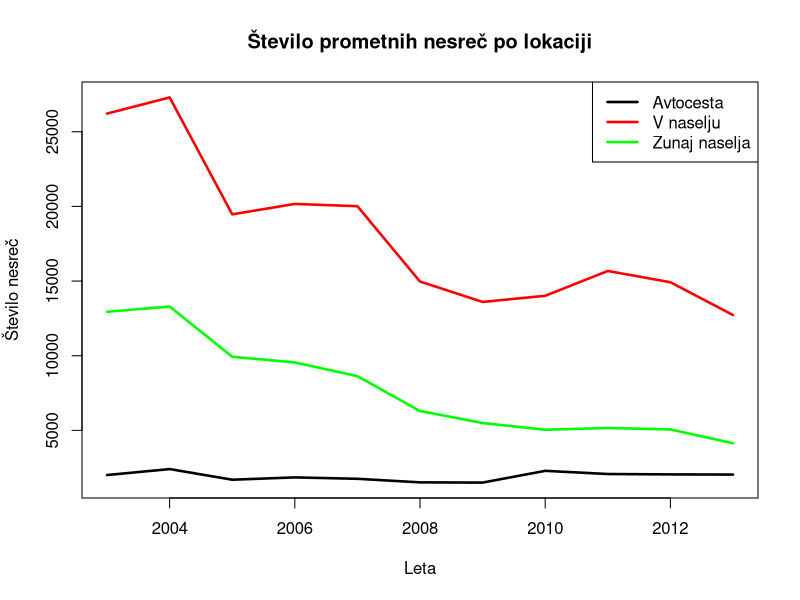
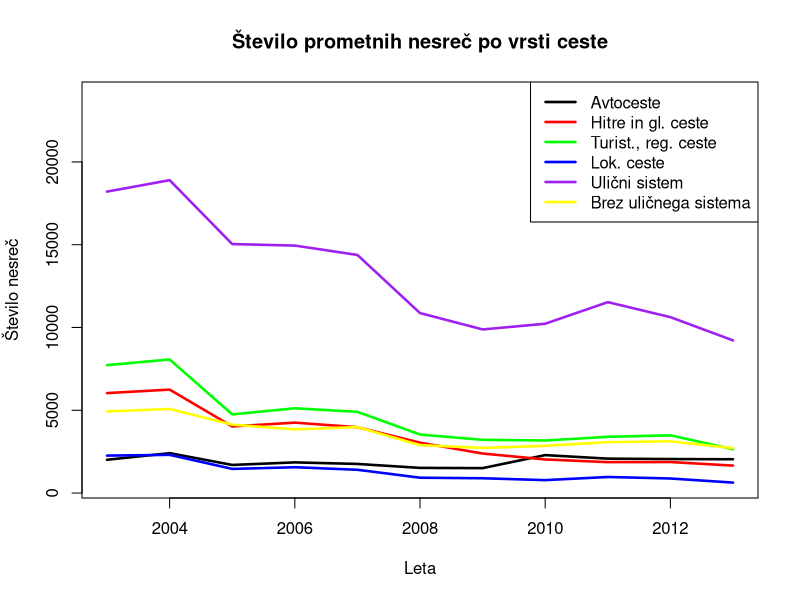
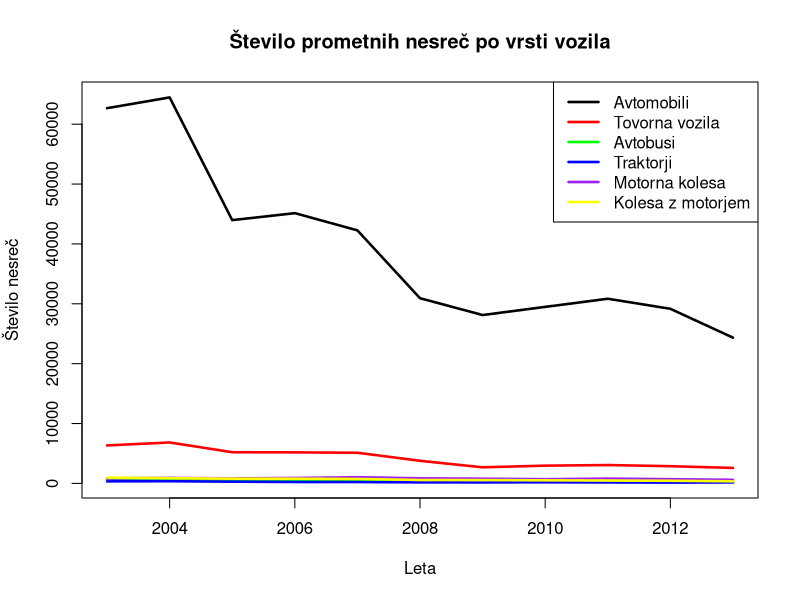
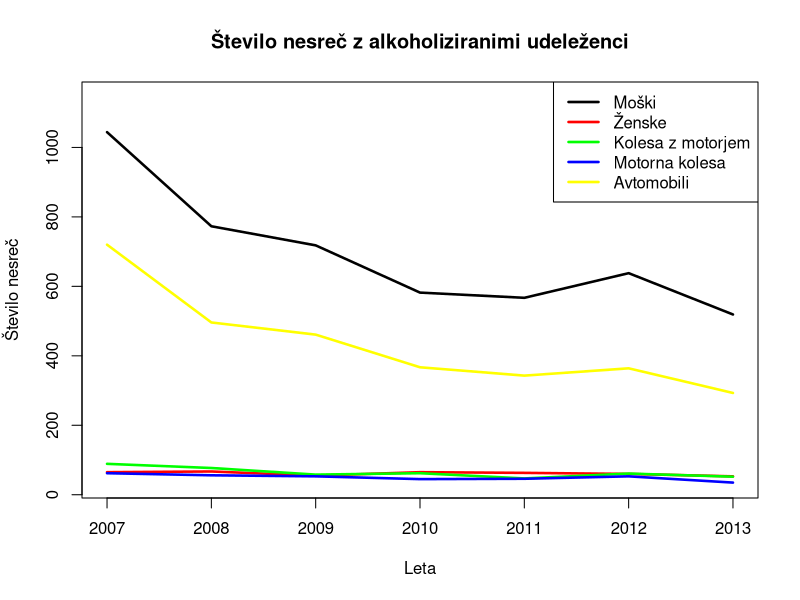

Source code (R) for these figures, in order:
# 4. faza: Analiza podatkov

# Uvoz štirih novih tabel: prometne nesreče po lokaciji, po vrsti ceste, po vrsti udeležencev in alkoholiziranosti.

leta1 <- 2003:2013

#prva
uvoziLokacija <- function(){
  return(read.table("podatki/polokaciji.csv", sep = ";", as.is = TRUE, header = TRUE,
                    col.names = c("Leta",as.vector(outer("Leto ",leta1, paste0))),
                    fileEncoding = "Windows-1250", row.names = 1))
}
  
cat("Uvažam podatke o nesrečah po lokaciji..\n")  
polokaciji <- uvoziLokacija()

#druga
uvoziCesta <- function(){
  return(read.table("podatki/vrstaceste.csv", sep = ";", as.is = TRUE, header = TRUE,
                    col.names = c("Leta",as.vector(outer("Leto ",leta1, paste0))),
                    fileEncoding = "Windows-1250", row.names = 1))
}

cat("Uvažam podatke o nesrečah po vrsti ceste..\n")
povrsticeste <- uvoziCesta()

#tretja
uvoziUdelezenci <- function(){
  return(read.table("podatki/vrstaudelezencev.csv", sep = ";", as.is = TRUE, header = TRUE,
                    col.names = c("Leta",as.vector(outer("Leto ",leta1, paste0))),
                    fileEncoding = "Windows-1250", row.names = 1))
}

cat("Uvažam podatke o nesrečah po vrsti udeležencev..\n")
poudelezencih <- uvoziUdelezenci()

#četrta
leta2 <- 2007:2013

uvoziAlkohol <- function(){
  return(read.table("podatki/alkohol.csv", sep = ";", as.is = TRUE, header = TRUE,
                    col.names = c("Leta",as.vector(outer("Leto ",leta2, paste0))),
                    fileEncoding = "Windows-1250", row.names = 1))
}

cat("Uvažam podatke o nesrečah z alkoholiziranimi udeleženci..\n")
poalkoholu <- uvoziAlkohol()

#Narišemo 4 grafe, ki ustrezajo vsaki tabeli

#Prvi graf

x <- c(leta1) 
y <- unlist(polokaciji["Avtocesta",])
z <- unlist(polokaciji["V naselju",])
w <- unlist(polokaciji["Zunaj naselja",])


pdf("slike/polokaciji.pdf")
plot(x, y, ylim = range(c(y,z,w)), xlim = range(x), type = "l", lwd = 2.5, xlab = "Leta", ylab ="Število nesreč",
     main = "Število prometnih nesreč po lokaciji")
lines(x, z, col = "red", lwd = 2.5)
lines(x, w, col = "green", lwd = 2.5)
legend("topright", c("Avtocesta", "V naselju", "Zunaj naselja"),
        lty = c(1,1), lwd = c(2.5,2.5), col = c("black", "red", "green"))
dev.off()

#Drugi graf

ycesta <- unlist(povrsticeste["Avtoceste",])
zcesta <- unlist(povrsticeste["Hitre in glavne ceste I., II. reda",])
wcesta <- unlist(povrsticeste["Turistične, reg. ceste I., II., III. reda",])
ucesta <- unlist(povrsticeste["Lokalne ceste",])
vcesta <- unlist(povrsticeste["Naselje z uličnim sistemom",])
tcesta <- unlist(povrsticeste["Naselje brez uličnega sistema",])

pdf("slike/povrsticeste.pdf")
plot(x,ycesta, ylim = range(c(ycesta,zcesta,wcesta,ucesta,vcesta,tcesta))+c(0,5000), xlim = range(x), type = "l",
     lwd = 2.5, xlab = "Leta", ylab = "Število nesreč",
     main = "Število prometnih nesreč po vrsti ceste")
lines(x, zcesta, col = "red", lwd = 2.5)
lines(x, wcesta, col = "green", lwd = 2.5)
lines(x, ucesta, col = "blue", lwd = 2.5)
lines(x, vcesta, col = "purple", lwd = 2.5)
lines(x, tcesta, col = "yellow", lwd = 2.5)
legend("topright", c("Avtoceste", "Hitre in gl. ceste", "Turist., reg. ceste",
                     "Lok. ceste", "Ulični sistem", "Brez uličnega sistema"),
       lty = c(1,1), lwd = c(2.5,2.5), col = c ("black", "red", "green",
                                                "blue", "purple", "yellow"))
dev.off()

#Tretji graf

yudel <- unlist(poudelezencih["avtomobili",])
zudel <- unlist(poudelezencih["tovornavozila",])
wudel <- unlist(poudelezencih["avtobusi",])
uudel <- unlist(poudelezencih["traktorji",])
tudel <- unlist(poudelezencih["motornakolesa",])
rudel <- unlist(poudelezencih["kolesazmotorjem",])

pdf("slike/poudelezencih.pdf")
plot(x,yudel, ylim = range(c(yudel,zudel,wudel,uudel,tudel,rudel)), xlim = range(x), type = "l",
     lwd = 2.5, xlab = "Leta", ylab = "Število nesreč",
     main = "Število prometnih nesreč po vrsti vozila")
lines(x,zudel, col = "red", lwd = 2.5)
lines(x,wudel, col = "green", lwd = 2.5)
lines(x,uudel, col = "blue", lwd = 2.5)
lines(x,tudel, col = "purple", lwd = 2.5)
lines(x,rudel, col = "yellow", lwd = 2.5)
legend("topright", c("Avtomobili", "Tovorna vozila", "Avtobusi", "Traktorji", "Motorna kolesa",
                     "Kolesa z motorjem"), lty = c(1,1), lwd = c(2.5,2.5),
       col = c("black", "red", "green", "blue", "purple", "yellow"))
dev.off()

#Četrti graf

xalk <- c(leta2)
yalk <- unlist(poalkoholu["Moški",])
zalk <- unlist(poalkoholu["Ženske",])
walk <- unlist(poalkoholu["Kolesa z motorjem",])
ualk <- unlist(poalkoholu["Motorna kolesa",])
valk <- unlist(poalkoholu["Avtomobili",])

pdf("slike/poalkoholu.pdf")
plot(xalk, yalk, ylim = range(c(yalk,zalk,walk,ualk,valk))+ c(0,100), xlim = range(xalk), type = "l",
     lwd = 2.5, xlab = "Leta", ylab = "Število nesreč", 
     main = "Število nesreč z alkoholiziranimi udeleženci")
lines(xalk, zalk, col = "red", lwd = 2.5)
lines(xalk, walk, col = "green", lwd = 2.5)
lines(xalk, ualk, col = "blue", lwd = 2.5)
lines(xalk, valk, col = "yellow", lwd = 2.5)
legend("topright", c("Moški","Ženske", "Kolesa z motorjem", "Motorna kolesa", "Avtomobili"),
       lty = c(1,1), lwd = c(2.5,2.5), col = c("black", "red", "green", "blue", "yellow"))
dev.off()